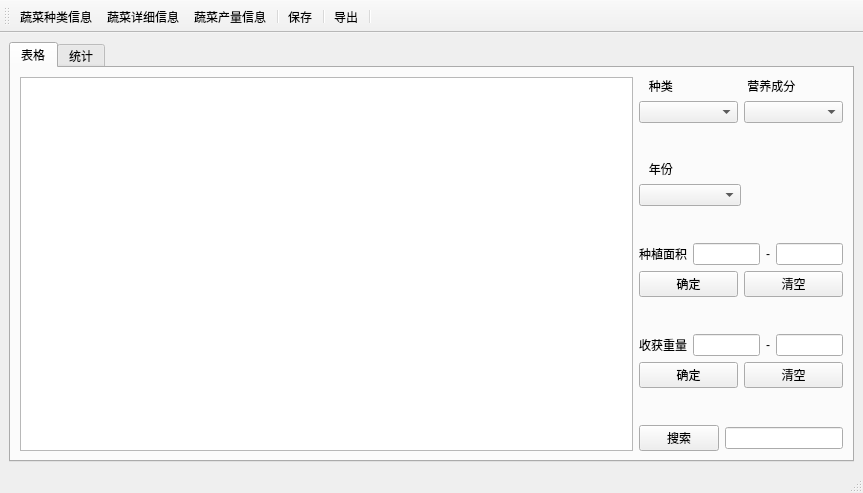
<?xml version="1.0" encoding="UTF-8"?>
<ui version="4.0">
 <class>MainWindow</class>
 <widget class="QMainWindow" name="MainWindow">
  <property name="geometry">
   <rect>
    <x>0</x>
    <y>0</y>
    <width>863</width>
    <height>493</height>
   </rect>
  </property>
  <property name="windowTitle">
   <string>菜农种植信息管理系统</string>
  </property>
  <property name="windowIcon">
   <iconset resource="images.qrc">
    <normaloff>:/images/title.png</normaloff>:/images/title.png</iconset>
  </property>
  <widget class="QWidget" name="centralwidget">
   <layout class="QVBoxLayout" name="verticalLayout_5" stretch="0">
    <property name="sizeConstraint">
     <enum>QLayout::SetDefaultConstraint</enum>
    </property>
    <item>
     <widget class="QTabWidget" name="tabWidget">
      <property name="tabPosition">
       <enum>QTabWidget::North</enum>
      </property>
      <property name="tabShape">
       <enum>QTabWidget::Rounded</enum>
      </property>
      <property name="currentIndex">
       <number>0</number>
      </property>
      <property name="iconSize">
       <size>
        <width>25</width>
        <height>25</height>
       </size>
      </property>
      <property name="elideMode">
       <enum>Qt::ElideNone</enum>
      </property>
      <property name="movable">
       <bool>true</bool>
      </property>
      <property name="tabBarAutoHide">
       <bool>false</bool>
      </property>
      <widget class="QWidget" name="tab">
       <attribute name="icon">
        <iconset>
         <normaloff>images/table.png</normaloff>images/table.png</iconset>
       </attribute>
       <attribute name="title">
        <string>表格</string>
       </attribute>
       <layout class="QHBoxLayout" name="horizontalLayout_2">
        <item>
         <layout class="QHBoxLayout" name="horizontalLayout_5" stretch="3,1">
          <item>
           <widget class="QTableView" name="tableView"/>
          </item>
          <item>
           <layout class="QVBoxLayout" name="verticalLayout">
            <item>
             <layout class="QHBoxLayout" name="horizontalLayout_3">
              <item>
               <layout class="QVBoxLayout" name="verticalLayout_2">
                <item>
                 <widget class="QLabel" name="label_kind">
                  <property name="text">
                   <string>   种类</string>
                  </property>
                 </widget>
                </item>
                <item>
                 <widget class="QComboBox" name="comboBoxKind"/>
                </item>
               </layout>
              </item>
              <item>
               <layout class="QVBoxLayout" name="verticalLayout_3">
                <item>
                 <widget class="QLabel" name="label_info">
                  <property name="text">
                   <string> 营养成分</string>
                  </property>
                 </widget>
                </item>
                <item>
                 <widget class="QComboBox" name="comboBoxInfo"/>
                </item>
               </layout>
              </item>
             </layout>
            </item>
            <item>
             <spacer name="verticalSpacer_4">
              <property name="orientation">
               <enum>Qt::Vertical</enum>
              </property>
              <property name="sizeHint" stdset="0">
               <size>
                <width>20</width>
                <height>40</height>
               </size>
              </property>
             </spacer>
            </item>
            <item>
             <layout class="QHBoxLayout" name="horizontalLayout_4" stretch="1,1">
              <item>
               <layout class="QVBoxLayout" name="verticalLayout_4" stretch="0,0">
                <item>
                 <widget class="QLabel" name="label_2">
                  <property name="text">
                   <string>   年份</string>
                  </property>
                 </widget>
                </item>
                <item>
                 <widget class="QComboBox" name="comboBoxYear"/>
                </item>
               </layout>
              </item>
              <item>
               <spacer name="horizontalSpacer">
                <property name="orientation">
                 <enum>Qt::Horizontal</enum>
                </property>
                <property name="sizeHint" stdset="0">
                 <size>
                  <width>40</width>
                  <height>20</height>
                 </size>
                </property>
               </spacer>
              </item>
             </layout>
            </item>
            <item>
             <spacer name="verticalSpacer_3">
              <property name="orientation">
               <enum>Qt::Vertical</enum>
              </property>
              <property name="sizeHint" stdset="0">
               <size>
                <width>20</width>
                <height>40</height>
               </size>
              </property>
             </spacer>
            </item>
            <item>
             <layout class="QHBoxLayout" name="horizontalLayout_area">
              <item>
               <widget class="QLabel" name="label_area">
                <property name="text">
                 <string>种植面积</string>
                </property>
               </widget>
              </item>
              <item>
               <widget class="QLineEdit" name="lineEdit_area_min"/>
              </item>
              <item>
               <widget class="QLabel" name="label_nothing1">
                <property name="text">
                 <string>-</string>
                </property>
               </widget>
              </item>
              <item>
               <widget class="QLineEdit" name="lineEdit_area_max"/>
              </item>
             </layout>
            </item>
            <item>
             <layout class="QHBoxLayout" name="horizontalLayout_6">
              <item>
               <widget class="QPushButton" name="pushButton_area_yes">
                <property name="text">
                 <string>确定</string>
                </property>
               </widget>
              </item>
              <item>
               <widget class="QPushButton" name="pushButton_area_clear">
                <property name="text">
                 <string>清空</string>
                </property>
               </widget>
              </item>
             </layout>
            </item>
            <item>
             <spacer name="verticalSpacer_2">
              <property name="orientation">
               <enum>Qt::Vertical</enum>
              </property>
              <property name="sizeHint" stdset="0">
               <size>
                <width>20</width>
                <height>40</height>
               </size>
              </property>
             </spacer>
            </item>
            <item>
             <layout class="QHBoxLayout" name="horizontalLayout_weight">
              <item>
               <widget class="QLabel" name="label_weight">
                <property name="text">
                 <string>收获重量</string>
                </property>
               </widget>
              </item>
              <item>
               <widget class="QLineEdit" name="lineEdit_weight_min"/>
              </item>
              <item>
               <widget class="QLabel" name="label_nothing2">
                <property name="text">
                 <string>-</string>
                </property>
               </widget>
              </item>
              <item>
               <widget class="QLineEdit" name="lineEdit_weight_max"/>
              </item>
             </layout>
            </item>
            <item>
             <layout class="QHBoxLayout" name="horizontalLayout_7">
              <item>
               <widget class="QPushButton" name="pushButton_weight_yes">
                <property name="text">
                 <string>确定</string>
                </property>
               </widget>
              </item>
              <item>
               <widget class="QPushButton" name="pushButton_weight_clear">
                <property name="text">
                 <string>清空</string>
                </property>
               </widget>
              </item>
             </layout>
            </item>
            <item>
             <spacer name="verticalSpacer">
              <property name="orientation">
               <enum>Qt::Vertical</enum>
              </property>
              <property name="sizeHint" stdset="0">
               <size>
                <width>20</width>
                <height>40</height>
               </size>
              </property>
             </spacer>
            </item>
            <item>
             <layout class="QHBoxLayout" name="horizontalLayout_8">
              <item>
               <widget class="QPushButton" name="pushButton_search_engine">
                <property name="text">
                 <string>搜索</string>
                </property>
               </widget>
              </item>
              <item>
               <widget class="QLineEdit" name="lineEdit"/>
              </item>
             </layout>
            </item>
           </layout>
          </item>
         </layout>
        </item>
       </layout>
      </widget>
      <widget class="QWidget" name="tab_2">
       <attribute name="icon">
        <iconset resource="images.qrc">
         <normaloff>:/images/chart.png</normaloff>:/images/chart.png</iconset>
       </attribute>
       <attribute name="title">
        <string>统计</string>
       </attribute>
       <layout class="QHBoxLayout" name="horizontalLayout" stretch="4,1">
        <item>
         <widget class="QLabel" name="label_3">
          <property name="text">
           <string/>
          </property>
         </widget>
        </item>
        <item>
         <layout class="QVBoxLayout" name="verticalLayout_6">
          <item>
           <layout class="QHBoxLayout" name="horizontalLayout_10" stretch="1,4">
            <item>
             <widget class="QLabel" name="label_statistics">
              <property name="text">
               <string>统计选择</string>
              </property>
             </widget>
            </item>
            <item>
             <widget class="QComboBox" name="comboBox_statistics"/>
            </item>
           </layout>
          </item>
          <item>
           <layout class="QHBoxLayout" name="horizontalLayout_12">
            <item>
             <widget class="QLabel" name="label__statistics_year">
              <property name="text">
               <string>年份</string>
              </property>
             </widget>
            </item>
            <item>
             <widget class="QComboBox" name="comboBox__statistics_year_min"/>
            </item>
            <item>
             <widget class="QLabel" name="label_statistics_nothing">
              <property name="text">
               <string>-</string>
              </property>
             </widget>
            </item>
            <item>
             <widget class="QComboBox" name="comboBox__statistics_year_max"/>
            </item>
           </layout>
          </item>
          <item>
           <layout class="QHBoxLayout" name="horizontalLayout_9">
            <item>
             <widget class="QPushButton" name="pushButton_statistics_yes">
              <property name="text">
               <string>确定</string>
              </property>
             </widget>
            </item>
            <item>
             <widget class="QPushButton" name="pushButton_statistics_export">
              <property name="text">
               <string>导出</string>
              </property>
             </widget>
            </item>
           </layout>
          </item>
          <item>
           <spacer name="verticalSpacer_5">
            <property name="orientation">
             <enum>Qt::Vertical</enum>
            </property>
            <property name="sizeHint" stdset="0">
             <size>
              <width>20</width>
              <height>40</height>
             </size>
            </property>
           </spacer>
          </item>
         </layout>
        </item>
       </layout>
      </widget>
     </widget>
    </item>
   </layout>
  </widget>
  <widget class="QMenuBar" name="menubar">
   <property name="geometry">
    <rect>
     <x>0</x>
     <y>0</y>
     <width>863</width>
     <height>23</height>
    </rect>
   </property>
  </widget>
  <widget class="QStatusBar" name="statusbar"/>
  <widget class="QToolBar" name="toolBar">
   <property name="windowTitle">
    <string>toolBar</string>
   </property>
   <property name="iconSize">
    <size>
     <width>80</width>
     <height>30</height>
    </size>
   </property>
   <property name="toolButtonStyle">
    <enum>Qt::ToolButtonTextUnderIcon</enum>
   </property>
   <attribute name="toolBarArea">
    <enum>TopToolBarArea</enum>
   </attribute>
   <attribute name="toolBarBreak">
    <bool>false</bool>
   </attribute>
   <addaction name="actKind"/>
   <addaction name="actInfo"/>
   <addaction name="actOutPut"/>
   <addaction name="separator"/>
   <addaction name="actSubmit"/>
   <addaction name="separator"/>
   <addaction name="actionExport"/>
   <addaction name="separator"/>
  </widget>
  <action name="actInfo">
   <property name="icon">
    <iconset resource="images.qrc">
     <normaloff>:/images/info.png</normaloff>:/images/info.png</iconset>
   </property>
   <property name="text">
    <string>蔬菜详细信息</string>
   </property>
   <property name="toolTip">
    <string>蔬菜详细信息</string>
   </property>
  </action>
  <action name="actKind">
   <property name="icon">
    <iconset resource="images.qrc">
     <normaloff>:/images/kind.png</normaloff>:/images/kind.png</iconset>
   </property>
   <property name="text">
    <string>蔬菜种类信息</string>
   </property>
   <property name="toolTip">
    <string>蔬菜种类信息</string>
   </property>
  </action>
  <action name="actOutPut">
   <property name="icon">
    <iconset resource="images.qrc">
     <normaloff>:/images/output.png</normaloff>:/images/output.png</iconset>
   </property>
   <property name="text">
    <string>蔬菜产量信息</string>
   </property>
   <property name="toolTip">
    <string>蔬菜产量信息</string>
   </property>
  </action>
  <action name="actSubmit">
   <property name="icon">
    <iconset resource="images.qrc">
     <normaloff>:/images/save.png</normaloff>:/images/save.png</iconset>
   </property>
   <property name="text">
    <string>保存</string>
   </property>
   <property name="toolTip">
    <string>保存修改</string>
   </property>
  </action>
  <action name="actionExport">
   <property name="icon">
    <iconset resource="images.qrc">
     <normaloff>:/images/export.png</normaloff>:/images/export.png</iconset>
   </property>
   <property name="text">
    <string>导出</string>
   </property>
  </action>
 </widget>
 <resources>
  <include location="images.qrc"/>
 </resources>
 <connections/>
</ui>
